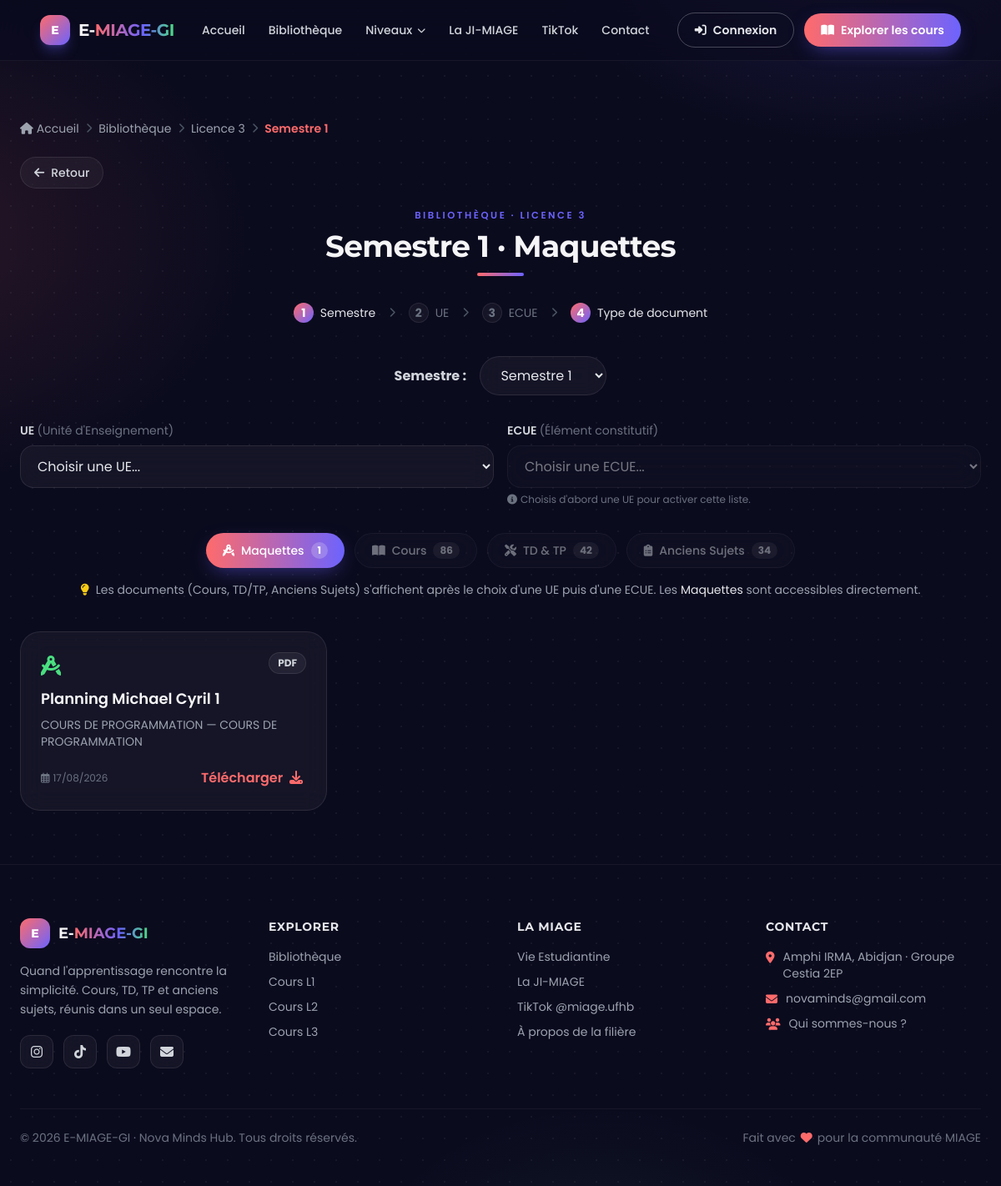
The app's page /bibliotheque/l3/?semestre=s1&category=maquettes, older data.
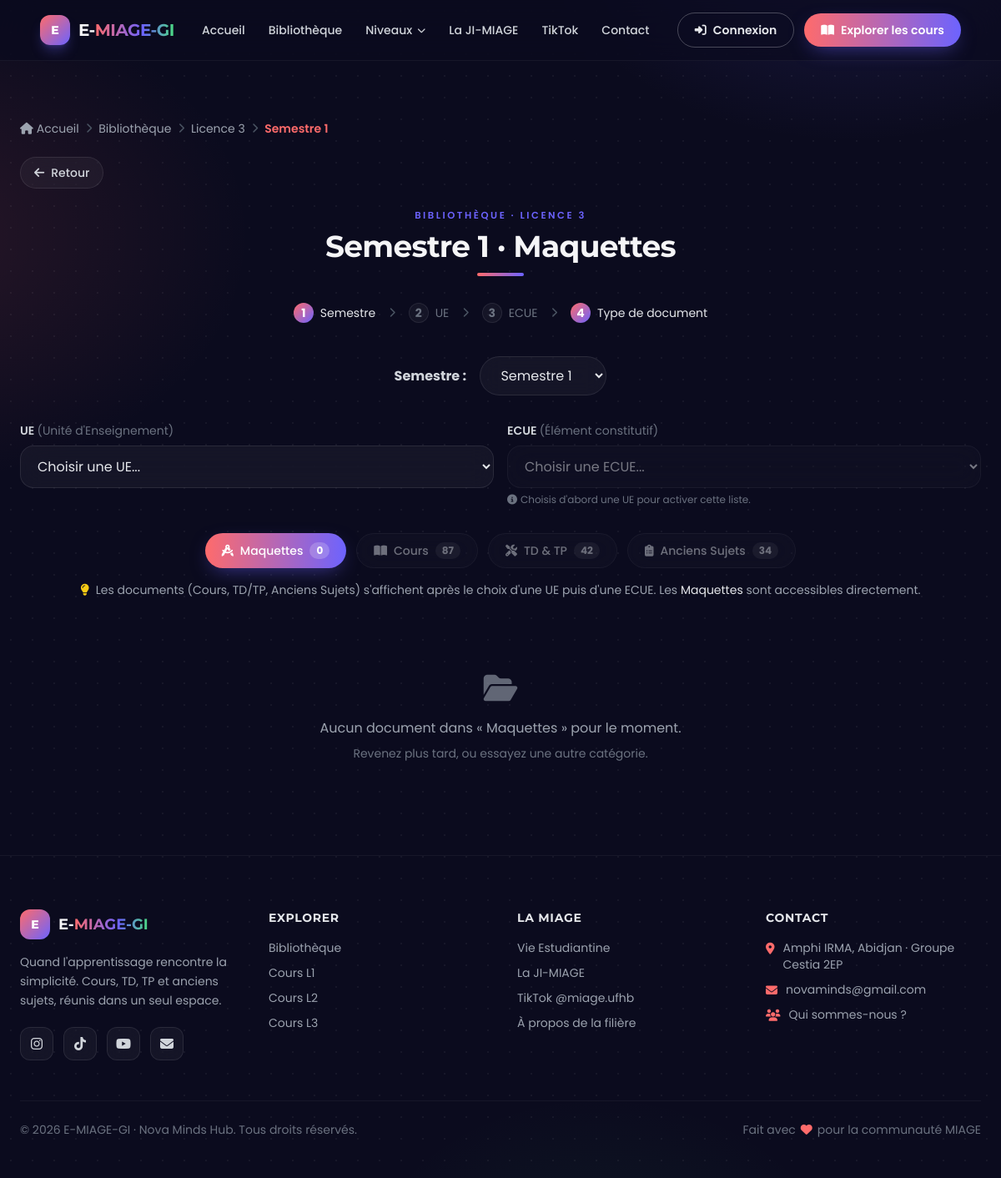
The same page, newer data.
### core/models.py (models this page shows, shortened)
class Document(models.Model):
    CATEGORY_CHOICES = [
        ('COURS', 'Cours'),
        ('TD_TP', 'TD/TP'),
        ('EXAMS', 'Anciens Sujets'),
        ('MAQUETTES', 'Maquettes'),
    ]
    LEVEL_CHOICES = [
        ('L1', 'Licence 1'),
        ('L2', 'Licence 2'),
        ('L3', 'Licence 3'),
        ('M1', 'Master 1'),
        ('M2', 'Master 2'),
    ]
    SEMESTER_CHOICES = [
        ('S1', 'Semestre 1'),
        ('S2', 'Semestre 2'),
        ('S3', 'Semestre 3'),
        ('S4', 'Semestre 4'),
        ('S5', 'Semestre 5'),
        ('S6', 'Semestre 6'),
        ('S7', 'Semestre 7'),
        ('S8', 'Semestre 8'),
        ('S9', 'Semestre 9'),
        ('S10', 'Semestre 10'),
    ]
    title = models.CharField(max_length=200, verbose_name='Titre')
    description = models.TextField(blank=True, verbose_name='Description')
    category = models.CharField(max_length=20, choices=CATEGORY_CHOICES, verbose_name='Catégorie')
    level = models.CharField(max_length=2, choices=LEVEL_CHOICES, verbose_name='Niveau')
    semester = models.CharField(max_length=3, choices=SEMESTER_CHOICES, verbose_name='Semestre')
    ecue = models.ForeignKey('ECUE', null=True, blank=True, on_delete=models.SET_NULL, related_name='documents', verbose_name='ECUE')
    file = models.FileField(upload_to='documents/', max_length=255, verbose_name='Fichier')
    upload_date = models.DateTimeField(auto_now_add=True, verbose_name='Date d\'ajout')
    last_modified = models.DateTimeField(auto_now=True, verbose_name='Dernière modification')
    class Meta:
        ordering = ['-upload_date']
        verbose_name = 'Document'
        verbose_name_plural = 'Documents'
    @property
    def extension(self):
        name = self.file.name or ''
        return name.rsplit('.', 1)[-1].upper() if '.' in name else ''

class ECUE(models.Model):
    code = models.CharField(max_length=50, verbose_name='Code ECUE', blank=True)
    name = models.CharField(max_length=200, verbose_name='Nom ECUE')
    slug = models.SlugField(max_length=220, unique=True, verbose_name='Slug ECUE')
    ue = models.ForeignKey(UE, related_name='ecues', on_delete=models.CASCADE, verbose_name='UE')
    class Meta:
        unique_together = ('ue', 'code', 'name')
        ordering = ['ue__code', 'name']
        verbose_name = 'ECUE'
        verbose_name_plural = 'ECUEs'

class UE(models.Model):
    code = models.CharField(max_length=200, verbose_name='Code UE')
    name = models.CharField(max_length=200, verbose_name='Nom UE')
    slug = models.SlugField(max_length=220, unique=True, verbose_name='Slug UE')
    level = models.CharField(max_length=2, choices=Document.LEVEL_CHOICES, verbose_name='Niveau')
    semester = models.CharField(max_length=3, choices=Document.SEMESTER_CHOICES, verbose_name='Semestre')
    class Meta:
        unique_together = ('level', 'semester', 'code')
        ordering = ['level', 'semester', 'code']
        verbose_name = 'UE'
        verbose_name_plural = 'UEs'

### core/views.py (the view, shortened to what this page needs)
# urls.py: path('bibliotheque/l3/', views.niveau_l3, name='niveau_l3'),
def niveau_l3(request):
    semestre = request.GET.get('semestre', 's1')
    category = request.GET.get('category')
    query = request.GET.get('q')
    ue_slug = request.GET.get('ue')
    ecue_slug = request.GET.get('ecue')
    context = {
        'semestre': semestre,
        'category': category
    }
    real_semestre = get_semester_mapping('L3', semestre)
    documents = Document.objects.filter(level='L3', semester=real_semestre)
    ues = UE.objects.filter(level='L3', semester=real_semestre).order_by('code', 'name')
    context['ues'] = ues
    selected_ue = None
    selected_ecue = None
    ecues = None
    context.update(_niveau_extra_context('Licence 3', 'L3', documents))
    if category == 'maquettes':
        documents = Document.objects.filter(level='L3', category='MAQUETTES')
        context['documents'] = documents
    return render(request, 'core/niveau/l3.html', context)

### core/views.py (called while the page is built)
def _niveau_extra_context(niveau_label, level, documents):
    counts = Counter(documents.values_list('category', flat=True))
    counts['MAQUETTES'] = Document.objects.filter(level=level, category='MAQUETTES').count()
    return {
        'niveau_label': niveau_label,
        'niveau_url': reverse(f'core:niveau_{level.lower()}'),
        'category_counts': {c.lower(): n for c, n in counts.items()},
        'selection_count': documents.count(),
    }

def get_semester_mapping(niveau, affiche_semestre):
    mapping = {
        'L1': {'s1': 'S1', 's2': 'S2'},
        'L2': {'s1': 'S3', 's2': 'S4'},
        'L3': {'s1': 'S5', 's2': 'S6'},
        'M1': {'s1': 'S7', 's2': 'S8'},
        'M2': {'s1': 'S9', 's2': 'S10'},
    }
    return mapping[niveau][affiche_semestre]

### core/templates/core/niveau/l3.html (shortened to what this page needs)
{% extends 'core/base.html' %}
{% load static %}
{% block content %}
{% include 'core/includes/niveau_content.html' with niveau_label='Licence 3' %}
{% endblock %}

### core/templates/core/includes/niveau_content.html (shortened to what the changed rows need)
{% load static %}
<section class="pt-28 md:pt-36 pb-16 px-4 md:px-6">
    <div class="max-w-6xl mx-auto">
        <div class="text-center mb-8">
            <p class="section-eyebrow">Bibliothèque · {{ niveau_label }}</p>
            <h2 class="section-title text-3xl md:text-4xl mt-2">
                {% if semestre == 's1' %}Semestre 1
                {% elif semestre == 's2' %}Semestre 2
                {% else %}Sélectionne un semestre
                {% endif %}
                {% if category %} · {{ category|title }}{% endif %}
            </h2>
            <div class="underline-gradient w-14 mx-auto mt-3"></div>
        </div>
        <div class="mb-4 flex flex-wrap justify-center gap-3">
            <a href="?semestre={{ semestre }}{% if selected_ue %}&ue={{ selected_ue.slug }}{% endif %}{% if selected_ecue %}&ecue={{ selected_ecue.slug }}{% endif %}&category=maquettes"
               class="w-full sm:w-auto justify-center px-5 py-2.5 rounded-full flex items-center gap-2 text-sm font-medium {% if category == 'maquettes' %}btn-primary{% else %}glass-card text-gray-300{% endif %} transition"
               title="Voir toutes les maquettes du niveau">
                <i class="fas fa-drafting-compass"></i> Maquettes
                <span class="text-xs font-bold px-2 py-0.5 rounded-full {% if category == 'maquettes' %}bg-white/20{% else %}bg-white/10{% endif %}">{{ category_counts.maquettes|default:0 }}</span>
            </a>
            <a href="?semestre={{ semestre }}{% if selected_ue %}&ue={{ selected_ue.slug }}{% endif %}{% if selected_ecue %}&ecue={{ selected_ecue.slug }}{% endif %}&category=cours"
               class="w-full sm:w-auto justify-center px-5 py-2.5 rounded-full flex items-center gap-2 text-sm font-medium {% if not selected_ecue %}opacity-50 pointer-events-none{% endif %} {% if category == 'cours' %}btn-primary{% else %}glass-card text-gray-300{% endif %} transition"
               {% if not selected_ecue %}aria-disabled="true" title="Sélectionnez d'abord une UE puis une ECUE"{% else %}title="Voir les cours de cette ECUE"{% endif %}>
                <i class="fas fa-book-open"></i> Cours
                <span class="text-xs font-bold px-2 py-0.5 rounded-full {% if category == 'cours' %}bg-white/20{% else %}bg-white/10{% endif %}">{{ category_counts.cours|default:0 }}</span>
            </a>
        </div>
        <div class="grid grid-cols-1 md:grid-cols-2 lg:grid-cols-3 gap-5 md:gap-6">
            {% if documents %}
                {% for doc in documents %}
                    <div class="glass-card p-6 rounded-3xl flex flex-col">
                        <div class="flex items-start justify-between gap-3 mb-3">
                            <div class="flex-shrink-0">
                                {% if doc.category == 'COURS' %}
                                    <i class="fas fa-book-open text-2xl text-primary"></i>
                                {% elif doc.category == 'TD_TP' %}
                                    <i class="fas fa-tools text-2xl text-secondary"></i>
                                {% elif doc.category == 'MAQUETTES' %}
                                    <i class="fas fa-drafting-compass text-2xl text-accent"></i>
                                {% elif doc.category == 'EXAMS' %}
                                    <i class="fas fa-clipboard-list text-2xl text-yellow-400"></i>
                                {% else %}
                                    <i class="fas fa-file-alt text-2xl text-gray-400"></i>
                                {% endif %}
                            </div>
                            {% if doc.extension %}
                                <span class="text-xs font-bold px-2.5 py-1 rounded-full glass-card text-gray-300 uppercase">{{ doc.extension }}</span>
                            {% endif %}
                        </div>
                        <h3 class="text-lg font-semibold mb-2 leading-snug">{{ doc.title }}</h3>
                        {% if doc.ecue %}
                            <p class="text-sm text-gray-400 mb-2">{{ doc.ecue.ue.name }} — {{ doc.ecue.name }}</p>
                        {% endif %}
                        <div class="mt-auto pt-3 flex items-center justify-between">
                            <span class="text-xs text-gray-500"><i class="far fa-calendar-alt mr-1"></i>{{ doc.upload_date|date:"d/m/Y" }}</span>
                            <a href="{{ doc.file.url }}" class="text-primary hover:text-secondary transition font-semibold px-2 py-1.5 -m-1" target="_blank" rel="noopener">
                                Télécharger <i class="fas fa-download ml-1"></i>
                            </a>
                        </div>
                    </div>
                {% endfor %}
            {% elif category %}
                <div class="col-span-full text-center text-gray-400 py-12">
                    <i class="fas fa-folder-open text-4xl mb-4 opacity-60"></i>
                    <p>Aucun document dans « {{ category|title }} » pour le moment.</p>
                    <p class="text-sm text-gray-500 mt-2">Revenez plus tard, ou essayez une autre catégorie.</p>
                </div>
            {% else %}
                <div class="col-span-full text-center text-gray-400 py-12">
                    <i class="fas fa-hand-point-up text-4xl mb-4 opacity-60"></i>
                    <p>Sélectionnez une catégorie ci-dessus pour afficher les documents.</p>
                </div>
            {% endif %}
        </div>
    </div>
</section>

Row changes from the older to the newer data that the page shows:
no longer on this page (row edited): Document: category "Maquettes", extension "PDF", title "Planning Michael Cyril 1", ecue.ue.name "COURS DE PROGRAMMATION", ecue.name "COURS DE PROGRAMMATION", upload_date "17/08/2026"
Text that changed along with them:
{{ category|title }}: (not shown) → "Maquettes"
{{ category_counts.maquettes|default:0 }}: "1" → "0"
{{ category_counts.cours|default:0 }}: "86" → "87"
text now shown: "Aucun document dans « » pour le moment. Revenez plus tard, ou essayez une autre catégorie."
